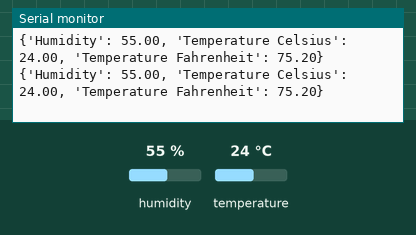
Recording of a sketch running on a simulated Arduino Uno, built with avr-gcc and run on an emulated ATmega328P. Shown: the last lines printed to the serial monitor. The inputs (shaded band) are chosen by the test bench; at power-on: humidity 55 %, temperature 24 °C.

Above: at 10.8 s.
10.9 s: humidity set to 22 %
At 20.5 s:
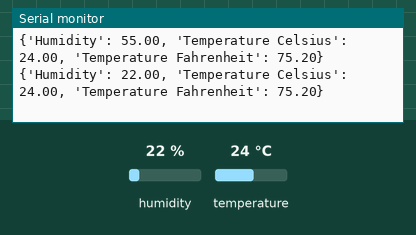
20.9 s: temperature set to 12 °C
At 30.7 s:
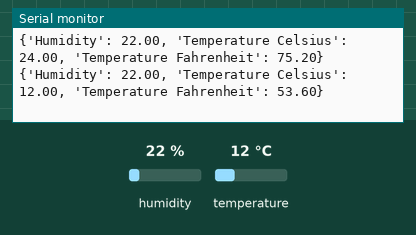
30.9 s: humidity set to 40 %
At 41.2 s:
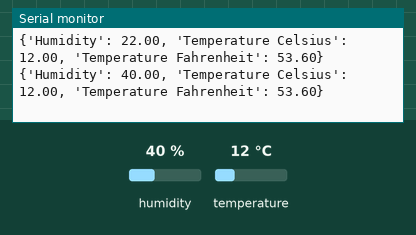
Timing chart, 0 to 42.7 s (numbered marks = the images above; inputs shaded):
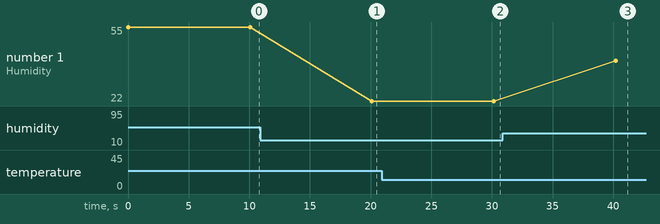

Measured:
- after the input at 10.9 s, the serial monitor: prints a new line after 9.2 s (image 1)
- after the input at 20.9 s, the serial monitor: prints a new line after 9.2 s (image 2)
- after the input at 30.9 s, the serial monitor: prints a new line after 9.3 s (image 3)
- plotted number 1: 55 → 22 after the input at 10.9 s, 22 → 40 after the input at 30.9 s

The sketch:

Arduino_sensor_data.ino
```cpp
// Reading environmental data via DHT humidity/temperature sensors
// Written by ladyada originally, heavily modified by HoogieMan

//Celsius to Fahrenheit conversion
double Fahrenheit(double celsius)
{
	return 1.8 * celsius + 32;
}

#include "DHT.h"

#define DHTPIN 2     // what pin we're connected to

// define sensor type
#define DHTTYPE DHT11   // DHT 11

// Setting up Arduino board
// Connected pin 1 (on the left) of the sensor to +5V
// Connected pin 2 of the sensor to whatever your DHTPIN is
// Connected pin 4 (on the right) of the sensor to GROUND
// Connected a 10K resistor from pin 2 (data) to pin 1 (power) of the sensor

DHT dht(DHTPIN, DHTTYPE);

void setup() {
  Serial.begin(9600);
  //Serial.println("DHT11 test!");
  //delay(3000);
  dht.begin();
}

void loop() {
  // Reading temperature or humidity takes about 250 milliseconds
  // Sensor readings may also be up to 2 seconds 'old' (slow sensor)
  float h = dht.readHumidity();
  float t = dht.readTemperature();
  float f = dht.readTemperature() * 1.8 + 32;

  // check if returns are valid, if they are NaN (not a number) then something went wrong
  if (isnan(t) || isnan(h)) {
    Serial.println("Failed to read from DHT");
  } else {
    //print header row if needed
    //Serial.println("Humidity (%) \t Temperature (*C) \t Temperature (*F)");
    Serial.print("{");
    Serial.print("'Humidity': ");
    Serial.print(h);
    Serial.print(", ");
    //Serial.print("%\t ");
    Serial.print("'Temperature Celsius': ");
    Serial.print(t);
    Serial.print(", ");
    //Serial.print("\t ");
    //Serial.println(" *C, ");
    Serial.print("'Temperature Fahrenheit': ");
    Serial.print(f);
    Serial.print("}");
    //Serial.println("\t ");
    //Serial.println(" *F");
    Serial.print('\n');
  delay(10000);//Don't try to access too frequently...this will make for a gigantic dataset very quickly
  }
}
```
